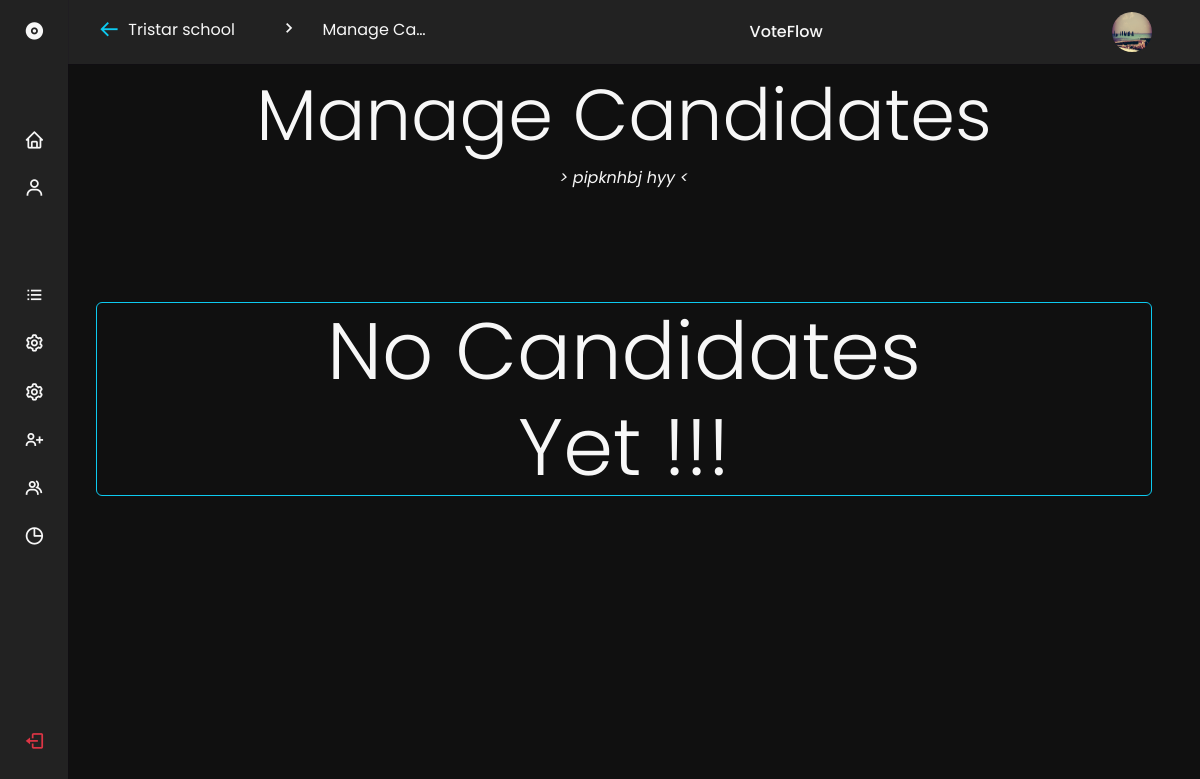
Before: /polls/1/manage-candidates (signed in) with the older database file.
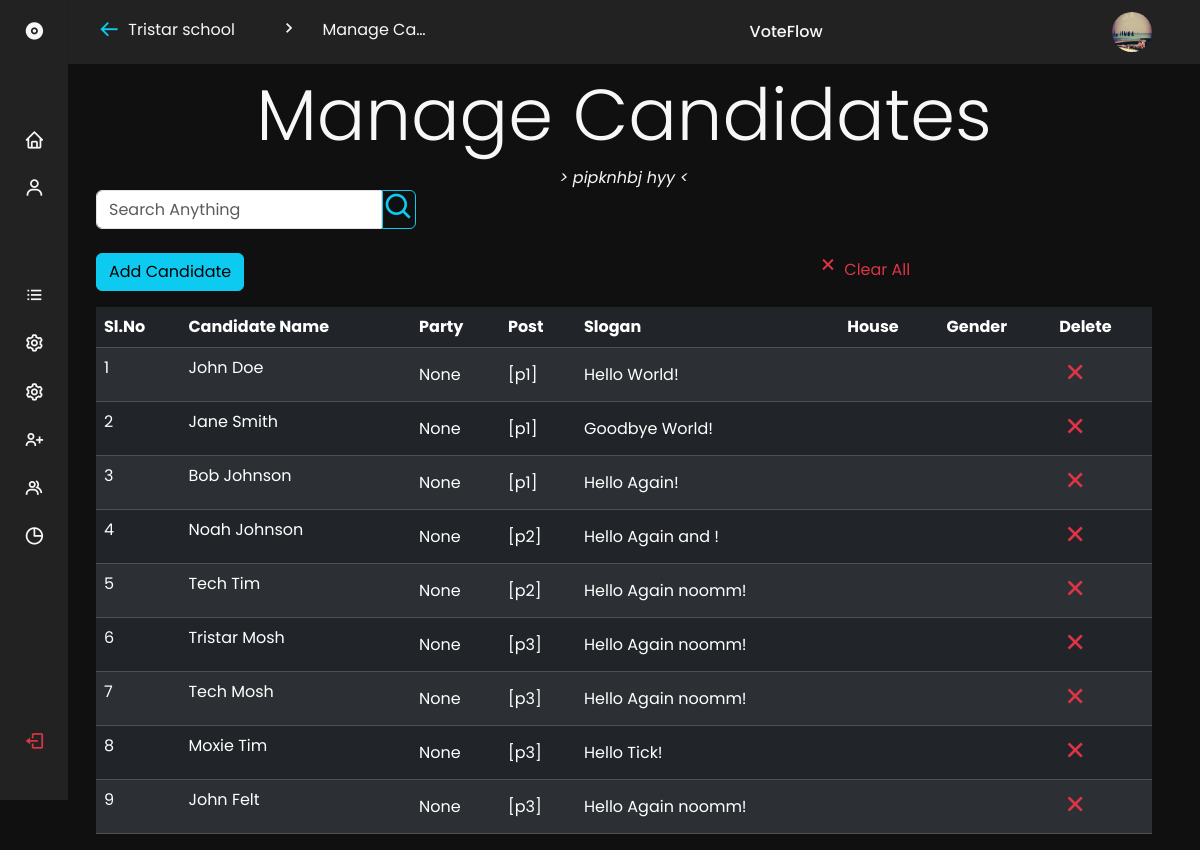
After: the same page with the newer database file.
### VoteFlow/models.py (models this page shows, shortened)
class Candidate(db.Model):
    id = db.Column(db.Integer, primary_key=True)
    full_name = db.Column(db.String, nullable=False)
    post = db.Column(db.String, nullable=False)
    house = db.Column(db.String, nullable=True)
    party = db.Column(db.String, nullable=True)
    gender = db.Column(db.String, nullable=True)
    logo = db.Column(db.String, nullable=True, default="default.jpg")
    slogan = db.Column(db.String, nullable=False)
    votes = db.Column(db.Integer)
    school_id = db.Column(db.Integer, db.ForeignKey("school.id"))
    poll_id = db.Column(db.Integer, db.ForeignKey("poll.id"))

### VoteFlow/polls/routes.py (the view)
@polls.route("/<poll_id>/manage-candidates", methods=["GET", "POST"])
@login_required
@active_sched_poll_required
def manage_candidates(poll_id):
    form = AddCandidateForm()
    school = current_school
    poll = Poll.query.filter_by(school_id=school.id, id=poll_id).first()
    candidates = poll.candidates
    return render_template(
        "polldashboard/manage-candidates.html",
        title="manage-candidates",
        candidates=candidates,
        poll=poll,
        school=school,
        form=form,
        dash_location="Manage Candidates",
        p_name=poll.name,
    )

### VoteFlow/polls/forms.py
class AddCandidateForm(FlaskForm):
    candidate_name = StringField(
        "Candidate Name", validators=[DataRequired(), Length(min=2, max=100)]
    )
    post = StringField("Post", validators=[DataRequired(), Length(min=2, max=50)])
    house = StringField("House", validators=[Optional(), Length(max=50)])
    party = StringField("Party", validators=[Optional(), Length(max=50)])
    gender = SelectField(
        "Gender",
        choices=[("Male", "Male"), ("Female", "Female"), ("Other", "Other")],
        validators=[Optional()],
    )
    logo = FileField("Logo", validators=[Optional()])
    slogan = StringField("Slogan", validators=[DataRequired(), Length(min=2, max=200)])
    submit = SubmitField("Add")

### VoteFlow/models.py (called while the page is built)
@login_manager.user_loader
def load_user(user_id):
    user = User.query.get(int(user_id))
    print("USER_ID:", user_id)
    print("USER_QUERIED:", user_id)
    if not user:
        return None
    if user.user_type == "student":
        return Student.query.get(user.user_id)
    elif user.user_type == "school":
        return School.query.get(user.user_id)
    return None

### VoteFlow/templates/polldashboard/manage-candidates.html (shortened to what this page needs)
{%extends 'polldashboard/polldashboardbase.html'%}
{%block viewer %}
<div class="namebar">
  <h1 class="d-flex justify-content-center display-2">Manage Candidates</h1>
  <div class="d-flex justify-content-center"><i class="d-flex siden">&gt; {{p_name}} &lt;</i></div>
</div>
{% if candidates %}
<div class="input-grounp topbar d-flex" style="max-width: 20rem">
  <input type="search" class="form-control rounded-end-0"  id="inputfield" placeholder="Search Anything">
  <span class="input-grounp-text border border-info rounded-end"><i class="bx bx-search text-info" style="font-size:2rem"></i></span>
</div>
<br>
{% if poll.status == "Scheduled" %}
<div class="row">
  <div class="col-8">
    <details class="mb-3">
      <summary class="btn btn-info">Add Candidate</summary><br>
    </details>
  </div>
  <div class="col">
    <div class="align-end">
      <a href="#" class="text-danger" data-bs-toggle="modal" data-bs-target="#clear-all-modal">
        <i class="bx bx-x" style="font-size: 1.5rem"></i>
        Clear All
      </a>
    </div>
  </div>
</div>
{% endif %}
<div class="d-flex w-100 overflow-auto">
<table class="table table-striped table-dark restable w-100" id="student_table">
    <thead>
    <tr>
      <th scope="col">Sl.No</th>
      <th scope="col">Candidate Name</th>
      <th scope="col">Party</th>
      <th scope="col">Post</th>
      <th scope="col">Slogan</th>
      <th scope="col">House</th>
      <th scope="col">Gender</th>
      {% if poll.status == "Scheduled" %}
      <th scope="col">Delete</th>
      {% endif %}
    </tr>
  </thead>
  <tbody id="student_table_body">
    {% for candidate in candidates %}
    <form action="" method="post">
      <tr>
        <td scope="row">{{loop.index}}</td>
        <td scope="row">{{candidate.full_name}}</td>
        <td class="align-middle">
          {{candidate.party}}
        </td>
        <td class="align-middle">
          {{candidate.post}}
        </td>
        <td class="align-middle text-truncate">
          {{candidate.slogan}}
        </td>
        <td class="align-middle">{{candidate.house}}</td>
        <td class="align-middle">
        </td>
        {% if poll.status == "Scheduled" %}
        <td class="align-end"><a  href="{{url_for('polls.delete_candidate',poll_id=poll.id,c_id=candidate.id)}}"><i class="bx bx-x text-danger" style="font-size: 2rem"></i></a></td>
        {% endif %}
      </tr>
    </form>
    {% endfor %}
  </tbody>
</table>
</div>
{% else %}
<center style="margin-top: 7rem;">
  <div class="display-1 border border-info rounded">
    No Candidates<br> Yet !!!
  </div>
</center>
{% endif %}
{%endblock viewer %}

Changed rows visible on the page:
added Candidate: full_name "John Doe", party "None", post "[p1]", slogan "Hello World!"
added Candidate: full_name "Jane Smith", party "None", post "[p1]", slogan "Goodbye World!"
added Candidate: full_name "Bob Johnson", party "None", post "[p1]", slogan "Hello Again!"
added Candidate: full_name "Noah Johnson", party "None", post "[p2]", slogan "Hello Again and !"
added Candidate: full_name "Tech Tim", party "None", post "[p2]", slogan "Hello Again noomm!"
added Candidate: full_name "Tristar Mosh", party "None", post "[p3]", slogan "Hello Again noomm!"
added Candidate: full_name "Tech Mosh", party "None", post "[p3]", slogan "Hello Again noomm!"
added Candidate: full_name "Moxie Tim", party "None", post "[p3]", slogan "Hello Tick!"
added Candidate: full_name "John Felt", party "None", post "[p3]", slogan "Hello Again noomm!"
Other visible differences:
text no longer shown: "No Candidates Yet !!!"
text now shown: "Add Candidate Clear All Sl.No Candidate Name Party Post Slogan House Gender Delete"
